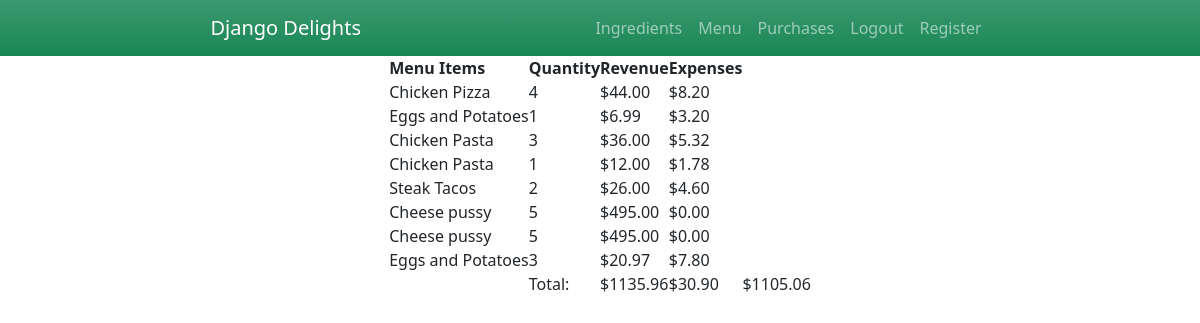
/incomereport (signed in), run on the app's committed database.
### inventory/models.py (models this page shows, shortened)
class Purchase(models.Model):
    menu_item = models.ForeignKey(MenuItem, on_delete=models.CASCADE)
    purchase_date = models.DateTimeField(auto_now_add=True, null=False, blank=False)
    quantity = models.IntegerField(blank=True, null=True)
    total = models.DecimalField(max_digits=10, decimal_places=2, null=True, blank=True, default=0)
    cogs = models.DecimalField(max_digits=10, decimal_places=2, null=True, blank=True, default=0)

class MenuItem(models.Model):
    name = models.CharField(max_length=25, null=False, blank=False)
    price = models.DecimalField(max_digits=10, decimal_places=2, null=False, blank=False)
    ingredients = models.ManyToManyField(Ingredient, through='RecipeRequirement')
    def __str__(self):
        return self.name

### inventory/views.py (the view)
# urls.py: path('incomereport', views.incomereport, name='incomereport'),
@login_required(login_url='/login_page')
def incomereport(request):
    purchases = Purchase.objects.all()
    revtotal = 0
    expensetotal = 0
    for purchase in purchases:
        revtotal += purchase.total
        expensetotal += purchase.cogs
    overalltotal = revtotal - expensetotal
    context = {'purchases': purchases,
               'revtotal': revtotal,
               'expensetotal': expensetotal,
               'overalltotal': overalltotal
               }
    return render(request, 'inventory/incomereport.html', context)

### inventory/templates/inventory/incomereport.html
{% extends './base.html' %}
{% block content %}
<table>
    <tr>
    <th>Menu Items</th>
    <th>Quantity</th>
    <th>Revenue</th>
    <th>Expenses</th>
    <th></th>
    </tr>
    {% for purchase in purchases %}
    <tr>
        <td>{{purchase.menu_item}}</td>
        <td>{{purchase.quantity}}</td>
        <td>${{purchase.total}}</td>
        <td>${{purchase.cogs}}</td>
        <td></td>
    </tr>
    {% endfor %}
    <tr>
        <td></td>
        <td>Total:</td>
        <td>${{ revtotal }}</td>
        <td>${{ expensetotal }}</td>
        <td>${{ overalltotal }}</td>
    </tr>
</table>
{% endblock %}

### inventory/static/css/style.css (style rules this page uses)
* { padding: 0; margin: 0 auto; }

### data on the page
Purchase: menu_item "Chicken Pizza", quantity "4", total "44.00", cogs "8.20"
Purchase: menu_item "Eggs and Potatoes", quantity "1", total "6.99", cogs "3.20"
Purchase: menu_item "Chicken Pasta", quantity "3", total "36.00", cogs "5.32"
Purchase: menu_item "Chicken Pasta", quantity "1", total "12.00", cogs "1.78"
Purchase: menu_item "Steak Tacos", quantity "2", total "26.00", cogs "4.60"
Purchase: menu_item "Cheese pussy", quantity "5", total "495.00", cogs "0.00"
Purchase: menu_item "Cheese pussy", quantity "5", total "495.00", cogs "0.00"
Purchase: menu_item "Eggs and Potatoes", quantity "3", total "20.97", cogs "7.80"

### other printed values
{{ revtotal }} "1135.96"
{{ expensetotal }} "30.90"
{{ overalltotal }} "1105.06"
